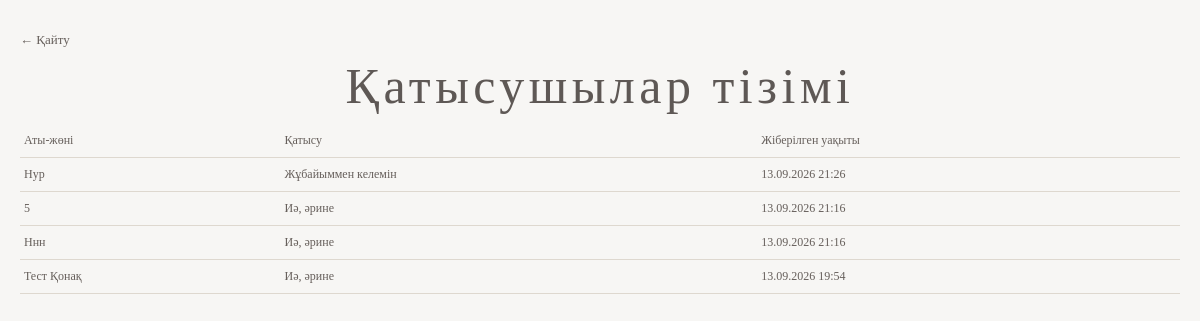
Page /list/ on the committed database.
### wedding/models.py (models this page shows, shortened)
class RSVPResponse(models.Model):
    class Attendance(models.TextChoices):
        ATTENDING = 'yes', 'Иә, әрине'
        MAYBE = 'maybe', 'Жұбайыммен келемін'
        DECLINE = 'no', 'Келе алмаймын'
    full_name = models.CharField(max_length=200, verbose_name='Аты-жөні')
    attendance = models.CharField(max_length=10, choices=Attendance.choices, verbose_name='Қатысуым')
    guest_count = models.PositiveIntegerField(default=1, verbose_name='Қонақтар саны')
    notes = models.TextField(blank=True, verbose_name='Қосымша ақпарат')
    created_at = models.DateTimeField(auto_now_add=True)
    class Meta:
        ordering = ['-created_at']

### wedding/views.py (the view)
# urls.py: path('list/', views.responses, name='responses'),
def responses(request):
    responses_list = RSVPResponse.objects.all()
    return render(request, 'wedding/responses.html', {'responses': responses_list})

### templates/wedding/responses.html (shortened to what this page needs)
{% load static %}
<!DOCTYPE html>
<html lang="kk">
  <head>
    <link rel="stylesheet" href="{% static 'wedding.css' %}" />
  </head>
  <body>
    <div class="page-shell responses-shell">
      <header class="responses-header">
        <a href="{% url 'home' %}" class="back-link">← Қайту</a>
        <h1>Қатысушылар тізімі</h1>
      </header>
      <div class="responses-table-wrap">
        <table class="responses-table">
          <thead>
            <tr>
              <th>Аты-жөні</th>
              <th>Қатысу</th>
              <th>Жіберілген уақыты</th>
            </tr>
          </thead>
          <tbody>
            {% for item in responses %}
              <tr>
                <td>{{ item.full_name }}</td>
                <td>{{ item.get_attendance_display }}</td>
                <td>{{ item.created_at|date:'d.m.Y H:i' }}</td>
              </tr>
            {% empty %}
              <tr>
                <td colspan="3">Әлі ешкім жауап жіберген жоқ.</td>
              </tr>
            {% endfor %}
          </tbody>
        </table>
      </div>
    </div>
  </body>
</html>

### static/wedding.css (style rules this page uses)
:root { --ink: #665f5b; --taupe: #bcae96; --light-taupe: #d9d0c1; --paper: #fffefd; }
* { box-sizing: border-box; }
html { background: #f7f6f4; }
body { margin: 0; color: var(--ink); background: #f7f6f4; font-family: 'Cormorant Garamond', Georgia, serif; }
h1 { margin: 0 0 50px; font-size: 50px; font-weight: 500; line-height: .80; letter-spacing: .09em; color: #5e5855; }
.responses-shell { padding: 30px 20px; text-align: left; }
.responses-header h1 { margin: 18px 0; text-align: center; }
.back-link { color: var(--ink); font-size: 13px; text-decoration: none; }
.responses-table { width: 100%; border-collapse: collapse; font-size: 12px; }
.responses-table th, .responses-table td { padding: 9px 4px; border-bottom: 1px solid #ded8cf; vertical-align: top; }
.responses-table th { font-weight: 500; }

### rows in the picture
RSVPResponse: full_name "Нур", attendance "Жұбайыммен келемін", created_at "13.09.2026 21:26"
RSVPResponse: full_name "5", attendance "Иә, әрине", created_at "13.09.2026 21:16"
RSVPResponse: full_name "Ннн", attendance "Иә, әрине", created_at "13.09.2026 21:16"
RSVPResponse: full_name "Тест Қонақ", attendance "Иә, әрине", created_at "13.09.2026 19:54"
